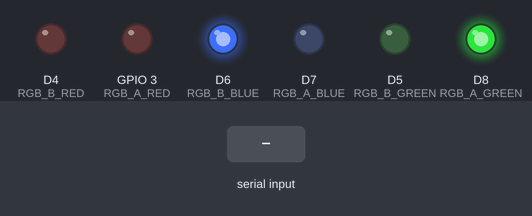
A sketch run on a simulated ESP8266 (NodeMCU). On the bench: output pins drawn as LEDs (lit = HIGH). Inputs (shaded band) come from the test bench. What the sketch prints to the serial monitor is not drawn.

Above: at 2.1 s.
At 10.8 s:
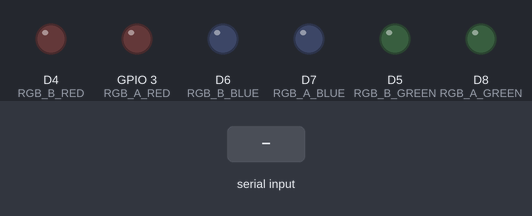
10.9 s: "1\n" received over Serial
At 11.7 s:
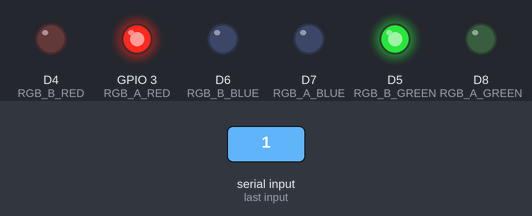
Timing chart, 0 to 27.5 s (numbered marks = the images above; inputs shaded):
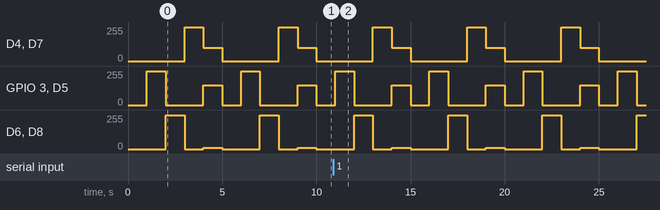

Measured:
- by itself, D4 (RGB_B_RED), D7 (RGB_A_BLUE): repeats every 5.0 s: 100/255 1.0 s, 0/255 3.0 s, 255/255 1.0 s
- by itself, GPIO 3 (RGB_A_RED), D5 (RGB_B_GREEN): repeats every 5.0 s: 0/255 2.0 s, 150/255 1.0 s, 0/255 1.0 s, 255/255 1.0 s
- by itself, D6 (RGB_B_BLUE), D8 (RGB_A_GREEN): repeats every 5.0 s: 0/255 1.0 s, 10/255 1.0 s, 0/255 2.0 s, 255/255 1.0 s

The sketch:

hello.ino
```cpp
#include <ArduinoJson.h>
String g_serial_input; //Serial input buffer

//using pins D9-D7 I have the RGB A light plugged into those with corresponding cables
const int RGB_A_RED = D9;
const int RGB_A_GREEN = D8;
const int RGB_A_BLUE = D7;

//Same for these pins for RGB B light plugged into D4-D6 on the opposite side of the breadboard
const int RGB_B_RED = D4;
const int RGB_B_GREEN = D5;
const int RGB_B_BLUE = D6;

void setup() {
  //initializing the RGB pins to output when called
  pinMode(RGB_A_RED, OUTPUT);
  pinMode(RGB_A_GREEN, OUTPUT);
  pinMode(RGB_A_BLUE, OUTPUT);
  pinMode(RGB_B_RED, OUTPUT);
  pinMode(RGB_B_GREEN, OUTPUT);
  pinMode(RGB_B_BLUE, OUTPUT);
  //Start Serial
  Serial.begin(115200);
}

void loop() {
  //check if there is any serial input
  if(Serial.available() > 0){
    //save input to char c
    char c = Serial.read();
    //check if new  line or return
    if((c == '\n') || (c == '\r') && g_serial_input.length() > 1){
      //make a doc for error checking
      JsonDocument doc;
      DeserializationError error = deserializeJson(doc, g_serial_input);
      //error check
      if (error) {
        Serial.print("deserializeJson() returned ");
        Serial.println(error.c_str());
        return;
      }else{
      //if no error then print the json object
      deserializeJson(doc, g_serial_input);
      serializeJson(doc, Serial);
      }
    }else{
      //if not a new line or return then add the char to the string
      g_serial_input.concat(c);
    }
  }
  //run the color loop to flash lights (this will make it slow, so I'll make it function different later
  colorLoop();
}

void colorLoop(){
  //Should change to white
  light_Color_A(0,0,0);
  light_Color_B(0,0,0);
  delay(1000);
  //change A to red and B to green
  light_Color_A(255,0,0);
  light_Color_B(0,255,0);
  delay(1000);
  //change A to green and B to blue
  light_Color_A(0,255,0);
  light_Color_B(0,0,255);
  delay(1000);
  //change A to blue and B to red
  light_Color_A(0,0,255);
  light_Color_B(255,0,0);
  delay(1000);
  //change them to a random collection of colors
  light_Color_A(150,10,100);
  light_Color_B(100,150,10);
  delay(1000);
}

//These methods are how to determine the color of the RGB lights either A or B
void light_Color_A(unsigned char red, unsigned char green, unsigned char blue){
  //Takes chars as those act as bytes with only 0-255 when unsigned so no chance of error with values
  //Then write to each pin the specified value
  analogWrite(RGB_A_RED, red);
  analogWrite(RGB_A_GREEN, green);
  analogWrite(RGB_A_BLUE, blue);
}
void light_Color_B(unsigned char red, unsigned char green, unsigned char blue){
  analogWrite(RGB_B_RED, red);
  analogWrite(RGB_B_GREEN, green);
  analogWrite(RGB_B_BLUE, blue);
}
```
